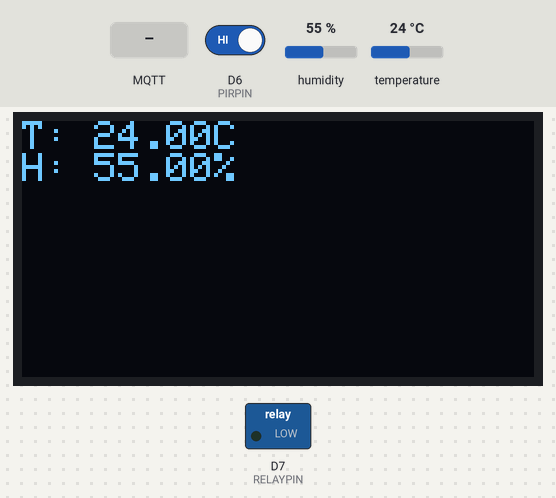
The sketch below on a simulated ESP8266 (NodeMCU). On the bench: 128×64 one-colour display, switched loads named in the sketch (green lamp = pin HIGH). Inputs (shaded band) come from the test bench; at power-on: humidity 55 %, D6 (PIRPIN) HIGH, temperature 24 °C. WiFi joins after 1.5 s; servers stay silent unless stated; the display library's start-up logo is not drawn; no MQTT or app messages arrive unless stated; what the sketch prints to the serial monitor is not drawn.

Above: at 2.7 s.
2.8 s: MQTT message "0" arrives on the first subscribed topic
At 5.3 s:
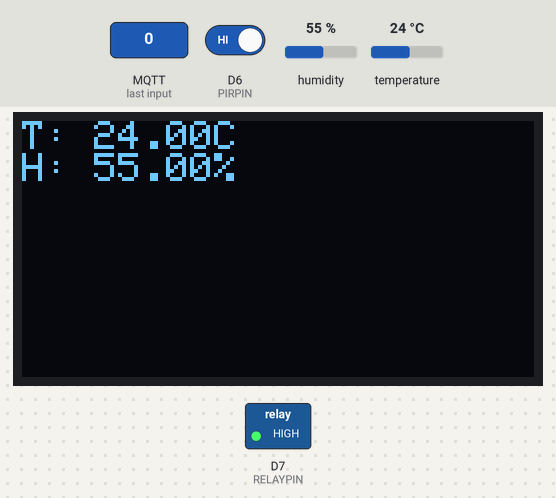
5.6 s: humidity set to 22 %
At 7.0 s:
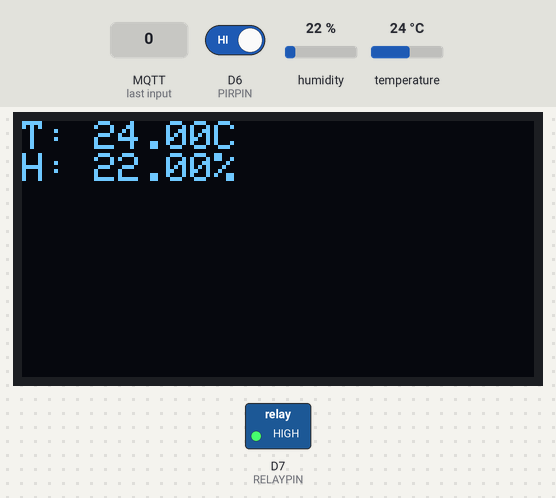
7.6 s: MQTT message "on" arrives on the first subscribed topic
At 8.4 s:
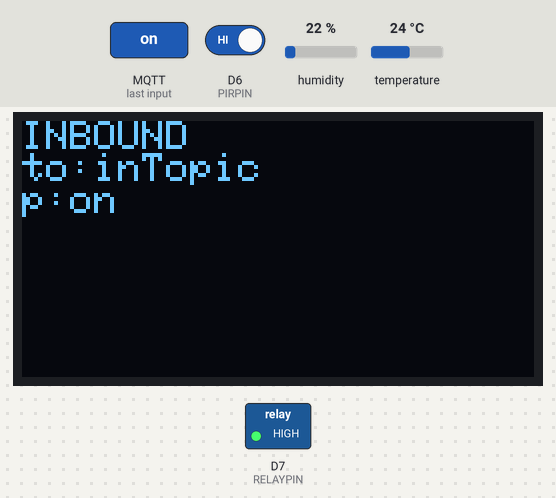
10.1 s: D6 (PIRPIN) driven LOW
At 10.5 s:
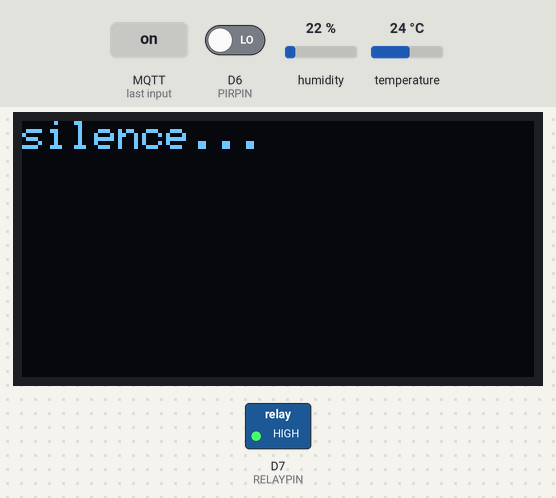
12.1 s: MQTT message "off" arrives on the first subscribed topic
At 12.9 s:
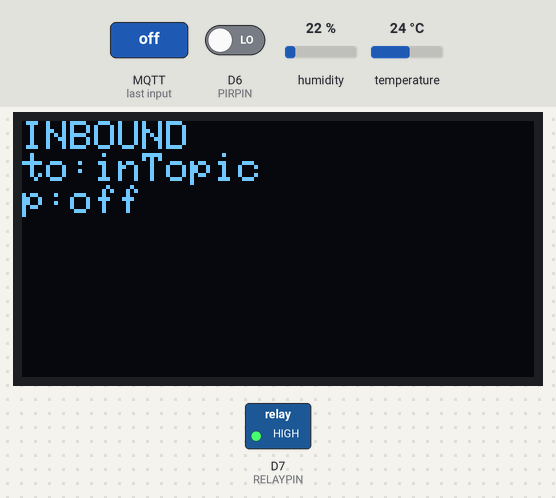
14.6 s: D6 (PIRPIN) driven HIGH
At 15.0 s:
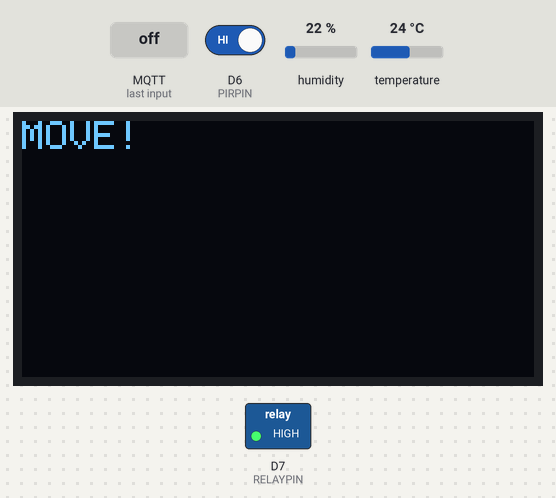
Timing chart, 0 to 17.6 s (numbered marks = the images above; inputs shaded):
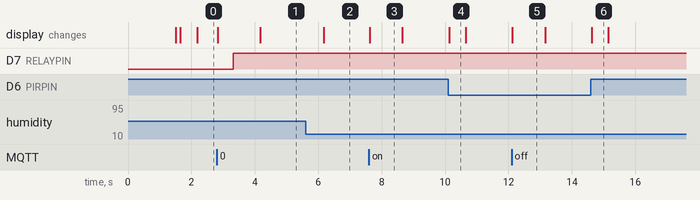

Measured:
- after the input at 2.8 s, D7 (RELAYPIN): LOW → HIGH after 0.53 s; the display: first changes at once (image 1 shows a later state)
- after the input at 5.6 s, the display: changes after 0.58 s (image 2)
- after the input at 7.6 s, the display: changes at once (image 3)
- after the input at 10.1 s, the display: changes at once (image 4)
- after the input at 12.1 s, the display: changes at once (image 5)
- after the input at 14.6 s, the display: changes at once (image 6)
- what the display in image 3 shows lasts 1.1 s, from 7.6 s to 8.7 s

The sketch:

mqtt_25.ino
```cpp
/*

  $ mosquitto_pub -h 192.168.1.25 -i testPublish -t inTopic -m '0'
  $ mosquitto_pub -h 192.168.1.25 -i testPublish -t inTopic -m '1'

  - publishes "hello world" to the topic "outTopic" every two seconds
  - subscribes to the topic "inTopic", printing out any messages
    it receives. NB - it assumes the received payloads are strings not binary
  - If the first character of the topic "inTopic" is an 1, switch ON the RELAY
    else switch it off

  It will reconnect to the server if the connection is lost using a blocking
  reconnect function. See the 'mqtt_reconnect_nonblocking' example for how to
  achieve the same result without blocking the main loop.


*/
#include <ESP8266WiFi.h>
#include <PubSubClient.h>
#include "DHT.h"
#include <Wire.h>  // Include Wire if you're using I2C
#include <Adafruit_GFX.h>
#include <Adafruit_SSD1306.h>

// ########### WIFI + mqtt

const char* ssid = "rudego";
const char* password = "LKDJFNksjerndvlkajf23@#1";
const char* mqtt_server = "192.168.1.25";

WiFiClient espClient;
PubSubClient client(espClient);
long lastMsg = 0;
char msg[64], msg2[64];
int value = 0;

// ########### TEMP
#define DHTPIN D4     // what pin we're connected to
#define DHTTYPE DHT22   // DHT 22  (AM2302)
DHT dht(DHTPIN, DHTTYPE);

char str_humidity[10], str_temperature[10];  // Rounded sensor values and as strings

// ########### OLED - using I2C on D1 and D2
#define OLED_RESET 255  // no
Adafruit_SSD1306 display(OLED_RESET);

// ########### RELAY - ne to reroute the shield as OLED uses default D1
#define RELAYPIN D7

// ########### PIR
#define PIRPIN D6
bool oldInputState;

void setup() {
  Serial.begin(115200);
  setup_wifi();
  client.setServer(mqtt_server, 1883);
  client.setCallback(callback);
  // init temp sensor
  dht.begin();

  display.begin(SSD1306_SWITCHCAPVCC, 0x3C);  // initialize with the I2C addr 0x3C (for the 64x48)
  display.display();
  display.clearDisplay();
  // configure pin for relay as output
  pinMode(RELAYPIN, OUTPUT);
  // configure pin for PIR
  pinMode(PIRPIN, INPUT);
  oldInputState = !digitalRead(PIRPIN);
}

void setup_wifi() {

  delay(10);
  // We start by connecting to a WiFi network
  Serial.println();
  Serial.print("Connecting to ");
  Serial.println(ssid);

  WiFi.begin(ssid, password);

  while (WiFi.status() != WL_CONNECTED) {
    delay(500);
    Serial.print(".");
  }

  Serial.println("");
  Serial.println("WiFi connected");
  Serial.println("IP address: ");
  Serial.println(WiFi.localIP());
}

void callback(char* topic, byte* payload, unsigned int length) {

  snprintf(msg2, length + 4, "p:%s", (char*) payload);
  sprintf(msg, "INBOUND\nto:%s\n%s", topic, msg2);
  write2oled(msg);

  Serial.printf("Message arrived [%s]: ", topic);
  snprintf(msg2, length + 1, "%s.", (char*) payload);
  Serial.println(msg2);

  // Switch on the LED if an 1 was received as first character

  if ((char)payload[0] == '1') {
    digitalWrite(RELAYPIN, LOW);
    Serial.println("Relay Low");

  } else {
    digitalWrite(RELAYPIN, HIGH);  // Turn the LED off by making the voltage HIGH
    Serial.println("Relay High");

  }
  delay(500);
}

void reconnect() {
  // Loop until we're reconnected
  while (!client.connected()) {
    Serial.print("Attempting MQTT connection...");
    // Attempt to connect
    if (client.connect("ESP8266Client")) {
      Serial.println("connected");
      // Once connected, publish an announcement...
      client.publish("outTopic", "hello world");
      // ... and resubscribe
      client.subscribe("inTopic");
    } else {
      Serial.print("failed, rc=");
      Serial.print(client.state());
      Serial.println(" try again in 5 seconds");
      // Wait 5 seconds before retrying
      delay(5000);
    }
  }
}

void loop() {

  if (!client.connected()) {
    reconnect();
  }
  client.loop();

  int inputState = digitalRead(PIRPIN);;

  if (inputState != oldInputState)
  {
    //    sendInputState(inputState);
    if (inputState) {
      write2oled("MOVE!");
      client.publish("outTopic", "movment detected");
    }
    else {
      write2oled("silence...");
      client.publish("outTopic", "silence detected");
    }
    oldInputState = inputState;
  }

  long now = millis();
  if (now - lastMsg > 2000) {
    lastMsg = now;
    ++value;
    /*    snprintf (msg, 75, "hello world #%ld", value);
        Serial.print("Publish message: ");
        Serial.println(msg);
        client.publish("outTopic", msg);
    */
    float h = dht.readHumidity();
    // Read temperature as Celsius (the default)
    float t = dht.readTemperature();

    // Check if any reads failed and exit early (to try again).
    if (isnan(h) || isnan(t) ) {
      Serial.println("Failed to read from DHT sensor!");
      return;
    }
    dtostrf(h, 1, 2, str_humidity);
    dtostrf(t, 1, 2, str_temperature);

    sprintf (msg, "T: %s; H: %s.", str_temperature, str_humidity);
    Serial.print("Publish temp: ");
    Serial.println(msg);
    client.publish("outTopic", msg);

    sprintf (msg, "T: %sC\nH: %s%%", str_temperature, str_humidity);
    write2oled(msg);

  }
}

void write2oled(char* stline) {
  display.clearDisplay();
  display.setTextSize(1);
  display.setTextColor(WHITE);
  display.setCursor(0, 0);
  display.print(stline);
  display.display();
  delay(500);

  /*  if (strlen(stline) > 10 || strlen(ndline) > 10) {
      delay(500);
      display.startscrollleft(0x00, 0x0F);
      delay(1000);
      display.stopscroll();
      delay(500);
      display.startscrollright(0x00, 0x0F);
      delay(1000);
      display.stopscroll();
      delay(500);
    }*/
}
```
